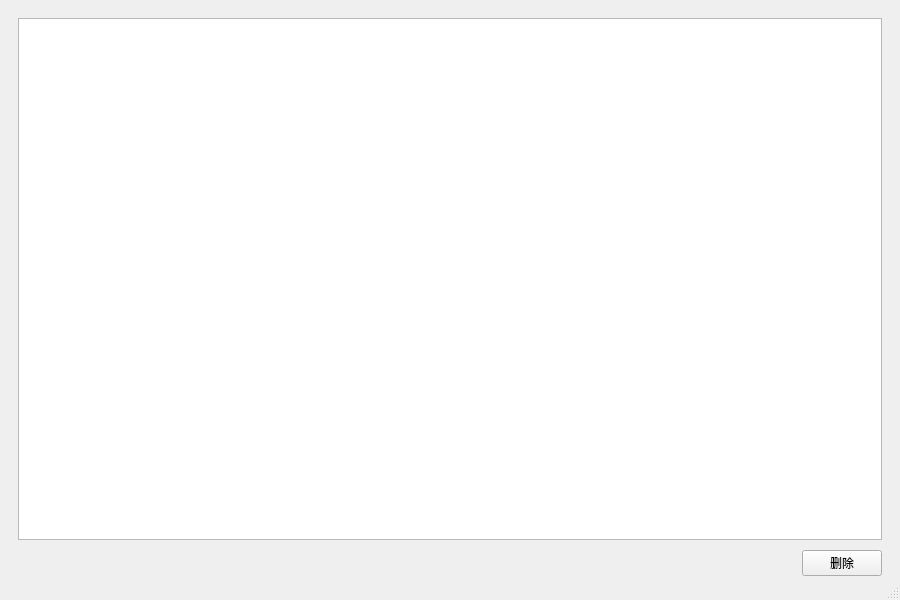
<?xml version="1.0" encoding="UTF-8"?>
<ui version="4.0">
 <class>PreviewWindow</class>
 <widget class="QMainWindow" name="PreviewWindow">
  <property name="geometry">
   <rect>
    <x>0</x>
    <y>0</y>
    <width>900</width>
    <height>600</height>
   </rect>
  </property>
  <property name="windowTitle">
   <string>MainWindow</string>
  </property>
  <property name="windowIcon">
   <iconset resource="../Icon.qrc">
    <normaloff>:/new/prefix1/Icon/Titleicon.ico</normaloff>:/new/prefix1/Icon/Titleicon.ico</iconset>
  </property>
  <widget class="QWidget" name="centralwidget">
   <layout class="QVBoxLayout" name="verticalLayout">
    <property name="bottomMargin">
     <number>0</number>
    </property>
    <item>
     <widget class="QWidget" name="widget" native="true">
      <layout class="QVBoxLayout" name="verticalLayout_3">
       <property name="bottomMargin">
        <number>2</number>
       </property>
       <item>
        <widget class="QListWidget" name="listWidget"/>
       </item>
      </layout>
     </widget>
    </item>
    <item>
     <widget class="QWidget" name="widget_2" native="true">
      <property name="maximumSize">
       <size>
        <width>16777215</width>
        <height>48</height>
       </size>
      </property>
      <layout class="QVBoxLayout" name="verticalLayout_2">
       <property name="topMargin">
        <number>2</number>
       </property>
       <property name="bottomMargin">
        <number>2</number>
       </property>
       <item>
        <layout class="QHBoxLayout" name="horizontalLayout">
         <item>
          <spacer name="horizontalSpacer">
           <property name="orientation">
            <enum>Qt::Horizontal</enum>
           </property>
           <property name="sizeHint" stdset="0">
            <size>
             <width>40</width>
             <height>20</height>
            </size>
           </property>
          </spacer>
         </item>
         <item>
          <widget class="QPushButton" name="pushButton">
           <property name="text">
            <string>删除</string>
           </property>
          </widget>
         </item>
        </layout>
       </item>
      </layout>
     </widget>
    </item>
   </layout>
  </widget>
  <widget class="QMenuBar" name="menubar">
   <property name="geometry">
    <rect>
     <x>0</x>
     <y>0</y>
     <width>900</width>
     <height>26</height>
    </rect>
   </property>
  </widget>
  <widget class="QStatusBar" name="statusbar"/>
 </widget>
 <resources>
  <include location="../Icon.qrc"/>
 </resources>
 <connections/>
</ui>
